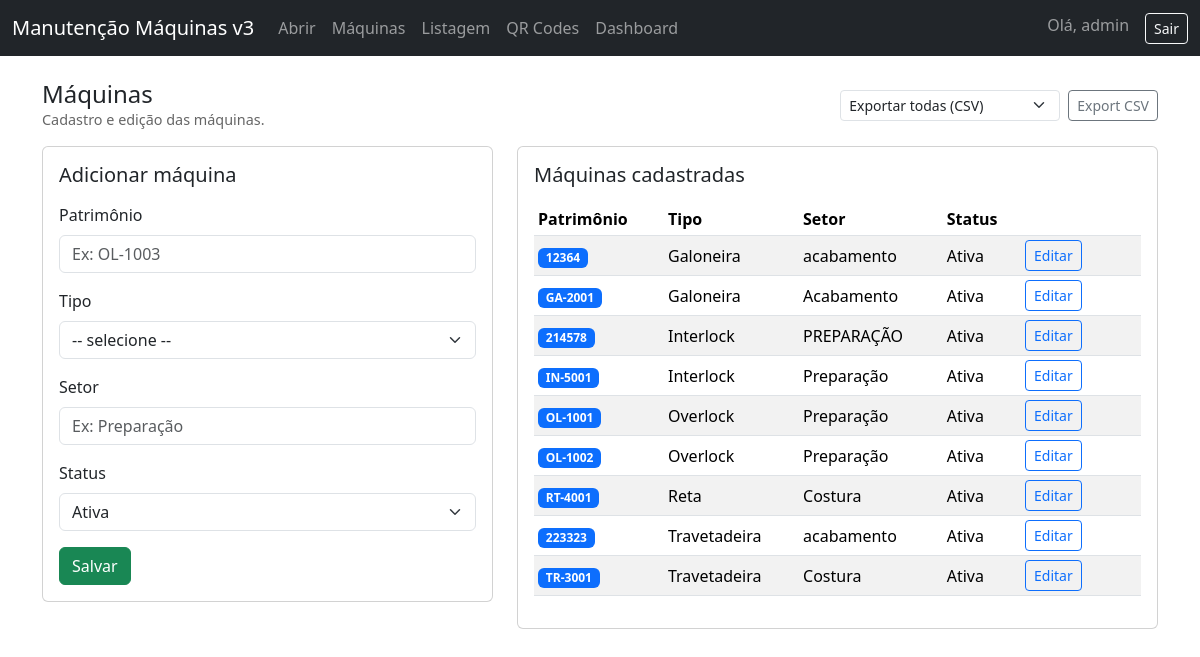
The page /machines (signed in) on the database its author committed.
### app.py (models this page shows)
class Machine(db.Model):
    id = db.Column(db.Integer, primary_key=True)
    patrimonio = db.Column(db.String(80), unique=True, nullable=False)
    tipo = db.Column(db.String(80), nullable=False)
    setor = db.Column(db.String(80), nullable=True)
    status = db.Column(db.String(30), default="Ativa")  # Ativa, Em manutenção, Desativada

### app.py (the view, shortened to what this page needs)
@app.route("/machines", methods=["GET", "POST"])
def machines():
    if not is_logged_in() or current_user_role() != "admin":
        return redirect(url_for("login"))
    maquinas = Machine.query.order_by(Machine.tipo, Machine.patrimonio).all()
    sectors = sorted({m.setor for m in maquinas if m.setor})
    return render_template(
        "machines.html",
        maquinas=maquinas,
        tipos=PREDEFINED_TIPOS,
        sectors=sectors,
        user=session.get("user"),
    )

### app.py (called while the page is built, shortened)
def is_logged_in():
    return "user" in session

def current_user_role():
    return session.get("role")

@app.before_request
def create_tables_once():
    global _db_initialized
    if _db_initialized:
        return

### templates/machines.html (shortened to what this page needs)
{% extends "base.html" %}
{% block content %}
<div class="d-flex justify-content-between align-items-center mb-3">
  <div>
    <h4 class="mb-0">Máquinas</h4>
    <div class="small-muted">Cadastro e edição das máquinas.</div>
  </div>
  <div class="d-flex gap-2">
    <form class="d-flex gap-2" action="{{ url_for('export_machines_csv') }}" method="get">
      <select class="form-select form-select-sm" name="setor" style="width:220px">
        <option value="">Exportar todas (CSV)</option>
      </select>
      <button class="btn btn-outline-secondary btn-sm">Export CSV</button>
    </form>
  </div>
</div>
<div class="row g-4">
  <div class="col-lg-5">
    <div class="card">
      <div class="card-body">
        <h5 class="mb-3">Adicionar máquina</h5>
        <form method="post">
          <div class="mb-3">
            <label class="form-label">Patrimônio</label>
            <input class="form-control" name="patrimonio" placeholder="Ex: OL-1003" required>
          </div>
          <div class="mb-3">
            <label class="form-label">Tipo</label>
            <select class="form-select" name="tipo" required>
              <option value="">-- selecione --</option>
            </select>
          </div>
          <div class="mb-3">
            <label class="form-label">Setor</label>
            <input class="form-control" name="setor" placeholder="Ex: Preparação">
          </div>
          <div class="mb-3">
            <label class="form-label">Status</label>
            <select class="form-select" name="status">
              <option>Ativa</option>
            </select>
          </div>
          <button class="btn btn-success">Salvar</button>
        </form>
      </div>
    </div>
  </div>
  <div class="col-lg-7">
    <div class="card">
      <div class="card-body">
        <h5 class="mb-3">Máquinas cadastradas</h5>
        <div class="table-responsive">
          <table class="table table-sm table-striped align-middle">
            <thead>
              <tr>
                <th>Patrimônio</th>
                <th>Tipo</th>
                <th>Setor</th>
                <th>Status</th>
                <th style="width:120px"></th>
              </tr>
            </thead>
            <tbody>
              {% for m in maquinas %}
              <tr>
                <td><span class="badge text-bg-primary">{{ m.patrimonio }}</span></td>
                <td>{{ m.tipo }}</td>
                <td>{{ m.setor or '-' }}</td>
                <td>{{ m.status }}</td>
                <td>
                  <a class="btn btn-outline-primary btn-sm" href="{{ url_for('edit_machine', id=m.id) }}">Editar</a>
                </td>
              </tr>
              {% endfor %}
            </tbody>
          </table>
        </div>
      </div>
    </div>
  </div>
</div>
{% endblock %}

### templates/base.html (style rules this page uses)
.small-muted { font-size:0.9em;color:#666 }

### rows shown on the page
Machine: patrimonio "12364", tipo "Galoneira", setor "acabamento", status "Ativa"
Machine: patrimonio "GA-2001", tipo "Galoneira", setor "Acabamento", status "Ativa"
Machine: patrimonio "214578", tipo "Interlock", setor "PREPARAÇÃO", status "Ativa"
Machine: patrimonio "IN-5001", tipo "Interlock", setor "Preparação", status "Ativa"
Machine: patrimonio "OL-1001", tipo "Overlock", setor "Preparação", status "Ativa"
Machine: patrimonio "OL-1002", tipo "Overlock", setor "Preparação", status "Ativa"
Machine: patrimonio "RT-4001", tipo "Reta", setor "Costura", status "Ativa"
Machine: patrimonio "223323", tipo "Travetadeira", setor "acabamento", status "Ativa"
Machine: patrimonio "TR-3001", tipo "Travetadeira", setor "Costura", status "Ativa"

### other values the page prints
{{ user }} "admin"
